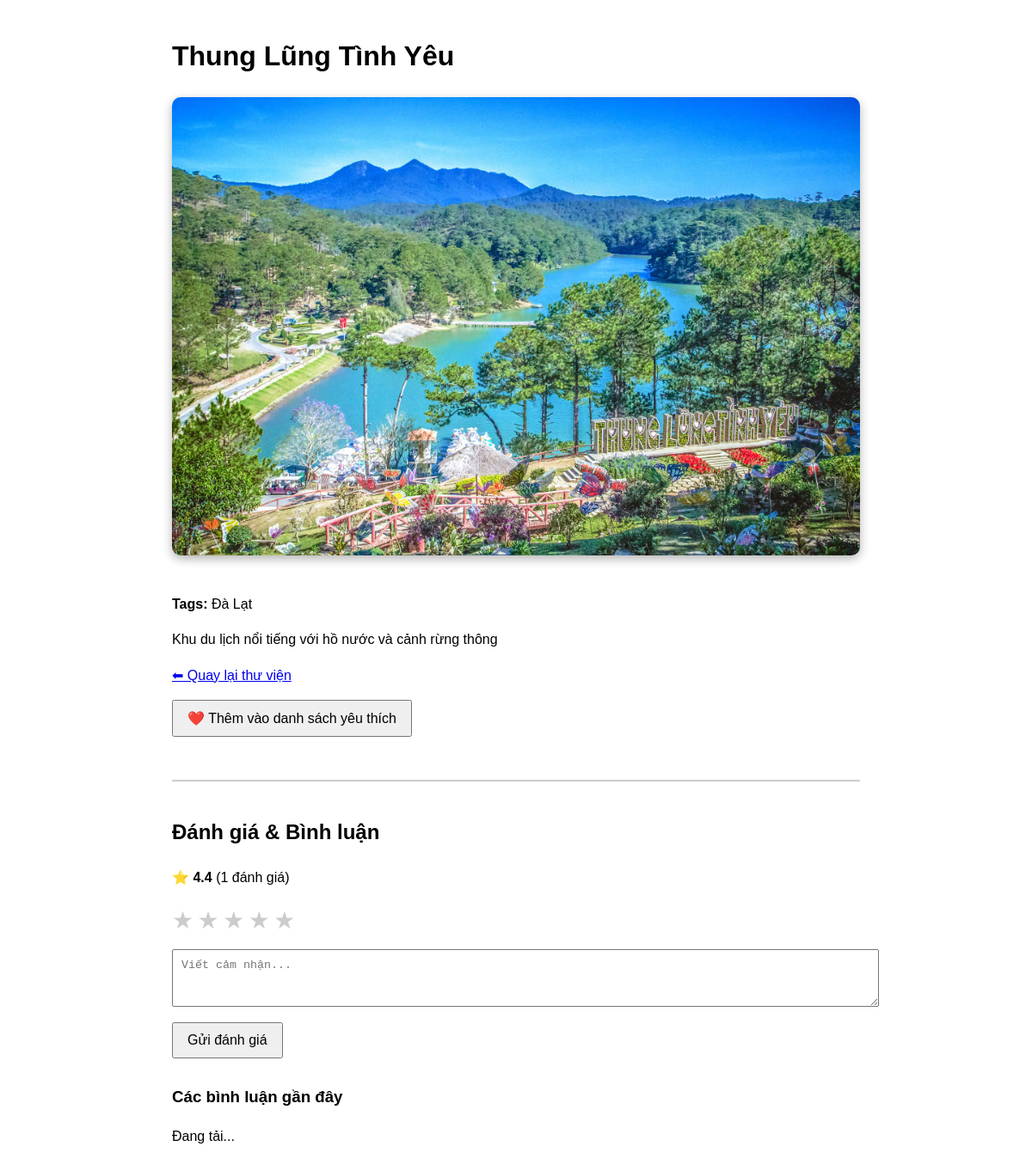
Page /image/3 on the earlier database version.
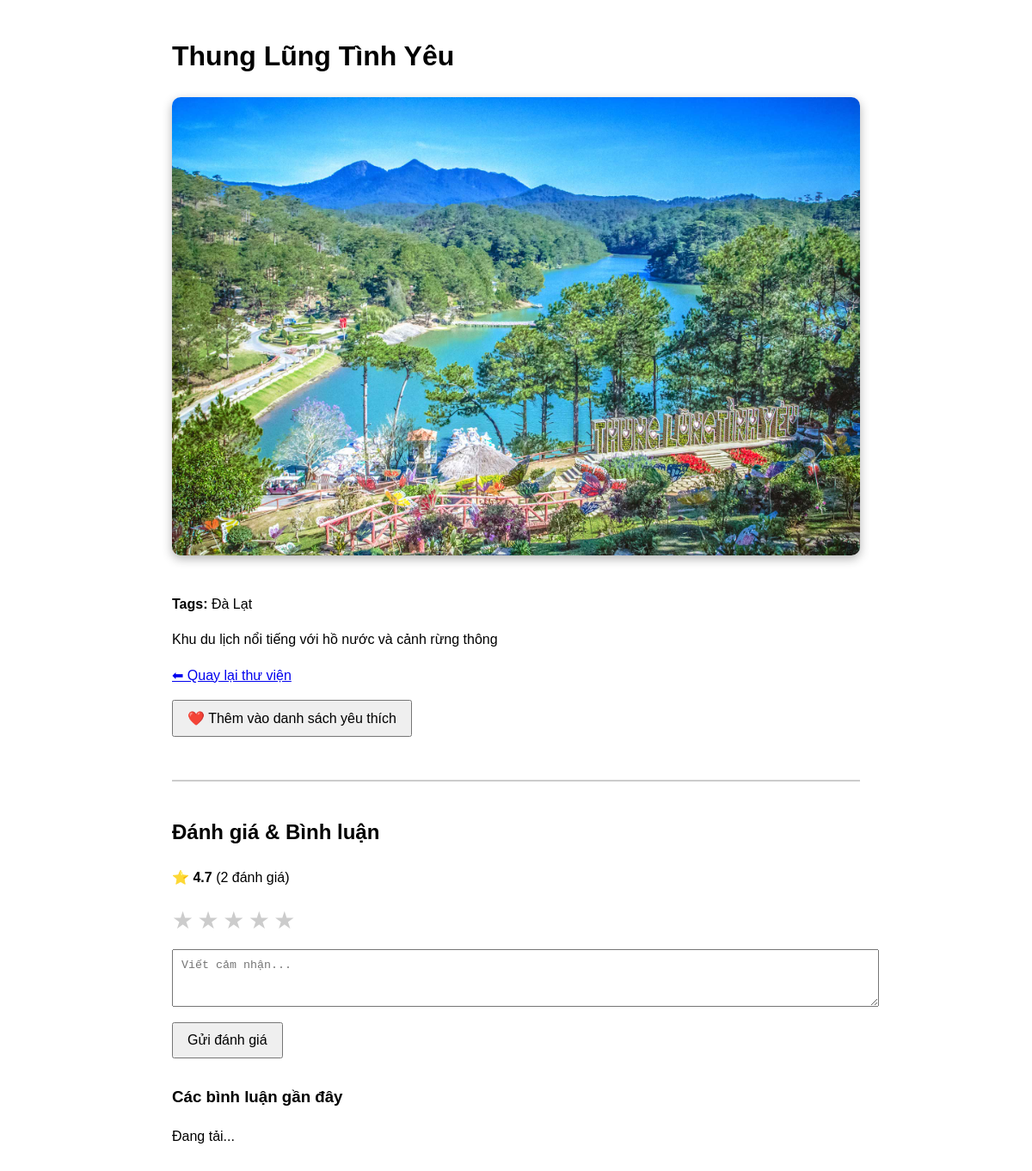
Same page on the later database version.
### models.py (models this page shows)
class Image(db.Model):
    __tablename__ = "images"
    id = db.Column(db.Integer, primary_key=True)
    name = db.Column(db.String, nullable=False)
    tags = db.Column(db.String)
    filename = db.Column(db.String)
    description = db.Column(db.Text)
    rating = db.Column(db.Float)
    rating_count = db.Column(db.Integer, default=1) # So luong nguoi danh gia
    address = db.Column(db.String)   # <── thêm dòng này

### app.py (the view)
@app.route("/image/<int:image_id>")
def image_detail(image_id):
    image = db.session.query(Image).filter_by(id=image_id).first()
    if not image:
        return "Ảnh không tồn tại!", 404
    return render_template("detail.html", image=image)

### templates/detail.html (shortened to what this page needs)
<!DOCTYPE html>
<html lang="vi">
<head>
</head>
<body>
  <h1>{{ image.name }}</h1>
  <img src="/static/images/{{ image.filename }}" alt="{{ image.name }}">
  <p><b>Tags:</b> {{ image.tags }}</p>
  <div class="desc">{{ image.description }}</div>
  <p><a href="/">⬅ Quay lại thư viện</a></p>
<button id="addFavoriteBtn"
        style="padding:10px 16px; font-size:16px; cursor:pointer; margin-bottom:20px;">
  ❤️ Thêm vào danh sách yêu thích
</button>
    <div class="feedback-box">
    <h2>Đánh giá & Bình luận</h2>
        <p id="ratingStats">
      ⭐ <b>{{ "%.1f"|format(image.rating or 0) }}</b>
      ({{ image.rating_count or 0 }} đánh giá)
    </p>
        <div class="rating-select" id="ratingSelect">
      <span data-value="1">★</span>
      <span data-value="2">★</span>
      <span data-value="3">★</span>
      <span data-value="4">★</span>
      <span data-value="5">★</span>
    </div>
        <textarea id="comment" placeholder="Viết cảm nhận..."
              rows="3" style="width:100%; margin-top:10px; padding:10px"></textarea>
    <button id="sendBtn"
            style="margin-top:10px; padding:10px 16px; font-size:16px; cursor:pointer;">
      Gửi đánh giá
    </button>
    <h3 style="margin-top:30px">Các bình luận gần đây</h3>
    <div id="feedbackList">Đang tải...</div>
  </div>
</body>
</html>

### templates/detail.html (style rules this page uses)
body { font-family: sans-serif; max-width: 800px; margin: 40px auto; line-height: 1.6; }
img { width: 100%; height: auto; border-radius: 10px; box-shadow: 0 4px 12px rgba(0,0,0,0.3); margin-bottom: 20px; }
.desc { text-align: left; white-space: pre-line; }
.feedback-box { margin-top: 30px; border-top: 2px solid #ccc; padding-top: 20px; }
.rating-select span { font-size: 28px; cursor: pointer; color: #ccc; }

Differences in the rows shown:
changed Image "Thung Lũng Tình Yêu": rating "4.4" → "4.7"; rating_count "1" → "2"
